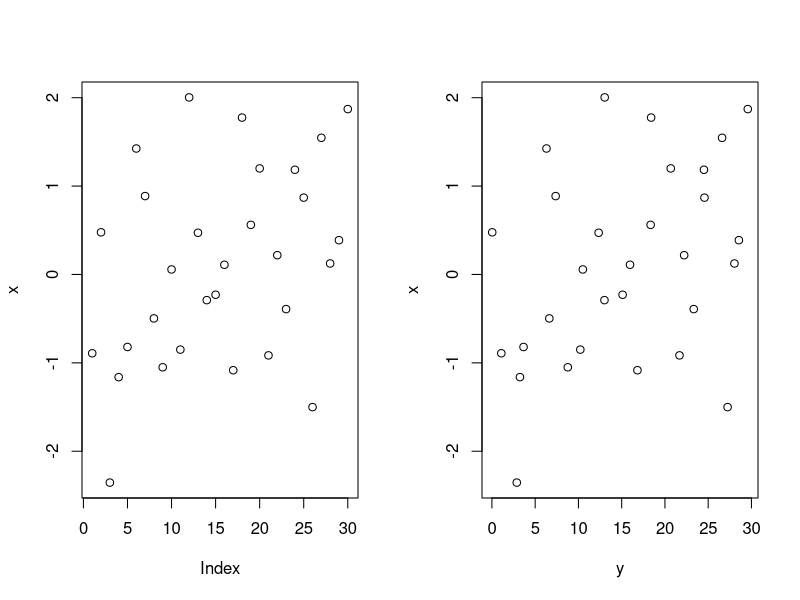
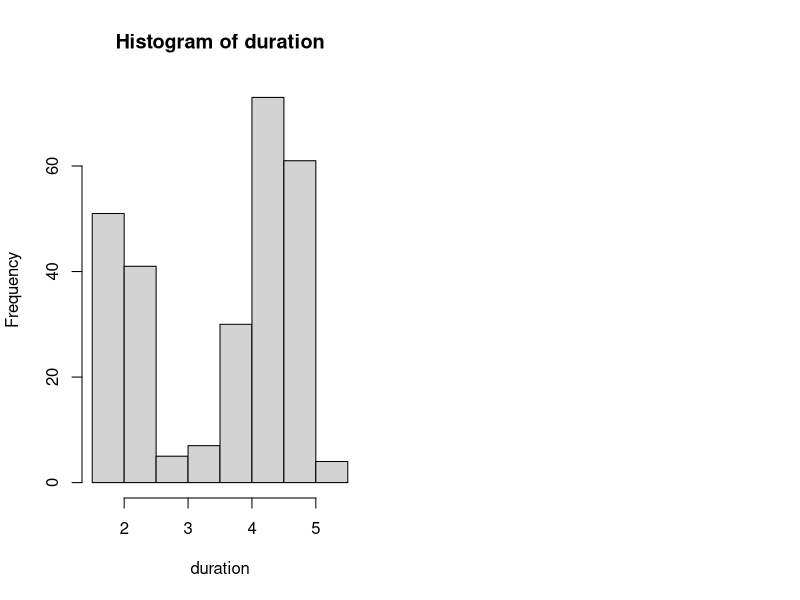

These charts were generated, in order, by the following R code:
## ---- chunk 1
knitr::opts_chunk$set(collapse = TRUE, comment = "#>")
## ---- chunk 2
a <- 'apple'
a
## ---- chunk 3
rm(list = ls())
a <- "apple"
b <- c(1,2,3)
c <- 1

ls()
rm(a)
ls()
rm(list = ls())
## ---- chunk 4
a <- c(TRUE, FALSE, TRUE)
print(a)
typeof(a)

a <- as.numeric(a)
print(a)
typeof(a)

a <- as.logical(a)
print(a)
typeof(a)

a <- as.character(a)
print(a)
typeof(a)

a <- as.factor(a)
print(a)
typeof(a)

## ---- chunk 5
c(2, 4, 6)              # Join elements into a vector 
2:6                     # An interger sequence
seq(2, 3, by=0.5)       # A complex sequence
rep(1:2, times=3)       # Repeat a vector
rep(1:2, each=3)        # Repeat elements of a vector
## ---- chunk 6
x <- c(3,2,6,1,6,2)
sort(x)
rev(x)
table(x)
unique(x)
## ---- chunk 7
x <- c(3,2,6,1,6,2)
x[4]
x[-4]
x[2:4]
x[-(2:4)]
x[c(1,5)]
## ---- chunk 8
x <- c(3,2,6,1,6,2)
x[x==6]
x[x<3]
x[x %in% c(2,6)]
## ---- chunk 9
# List 생성
l <- list(x = 1:5, y = c('a','b'))
l

# List subset
l[[2]]
l[1]
l$x
l['y']
## ---- chunk 10
# Data Frame 생성
df <- data.frame(x=1:3, y = c('a','b','c'))
df

# Understanding a data frame
# View(df)
head(df, 2)

nrow(df)
ncol(df)
dim(df)
## ---- chunk 11
A <- data.frame(x=1:3, y=c('a','b','c'))
B <- data.frame(y=11:13)
C <- data.frame(x=4:5, y=c('d','e'))

cbind(A, B)

rbind(A, C)
## ---- chunk 12
# paste
x = "Hello"
y = "World!"
z = "My name is DK"

paste(x, y)
paste(x, y, sep='')
paste(x, y, sep='-')

paste(z, collapse=' ')

# Find regular expression matches in x.
pattern = "DK"
replace = "Dookyung"

grep(pattern, z)

# replace matches in x with a string.
gsub(pattern, replace, z)

toupper(replace)
tolower(replace)
nchar(replace)

## ---- chunk 13
for (i in 1:4){
    j <- i + 10
    print(j)
}

## ---- chunk 14
while (i < 5){
    print(i)
    i <- i + 1
}

## ---- chunk 15
i = 5

if (i > 3){
    print('Yes')
} else {
    print('No')
}


## ---- chunk 16
square <- function(x){
    squared <- x * x
    return(squared)
}

square(5)
## ---- chunk 17
a <- c(1, 4, NA, 6)
is.na(a)
is.null(a)
## ---- chunk 18
library(tidyverse)
df <- tribble(
    ~kind, ~Random_Var, ~Density_Func, ~Cumulative_Dist, ~Quantile,
    "Normal", "rnorm", "dnorm", "pnorm", "qnorm",
    "Poisson", "rpois", "dpois", "ppois", "qpois",
    "Binomial", "rbinom", "dbinom", "pbinom", "qbinom",
    "Uniform", "runif", "dunif", "punif", "qunif"
    )

knitr::kable(df, caption="Distribution table")

## ---- chunk 19
x <- rnorm(30)
y <- rnorm(30) + 1:30

par(mfrow=c(1,2))
plot(x)
plot(y, x)
## ---- chunk 20
duration = faithful$eruptions 

hist(duration, right=FALSE)

